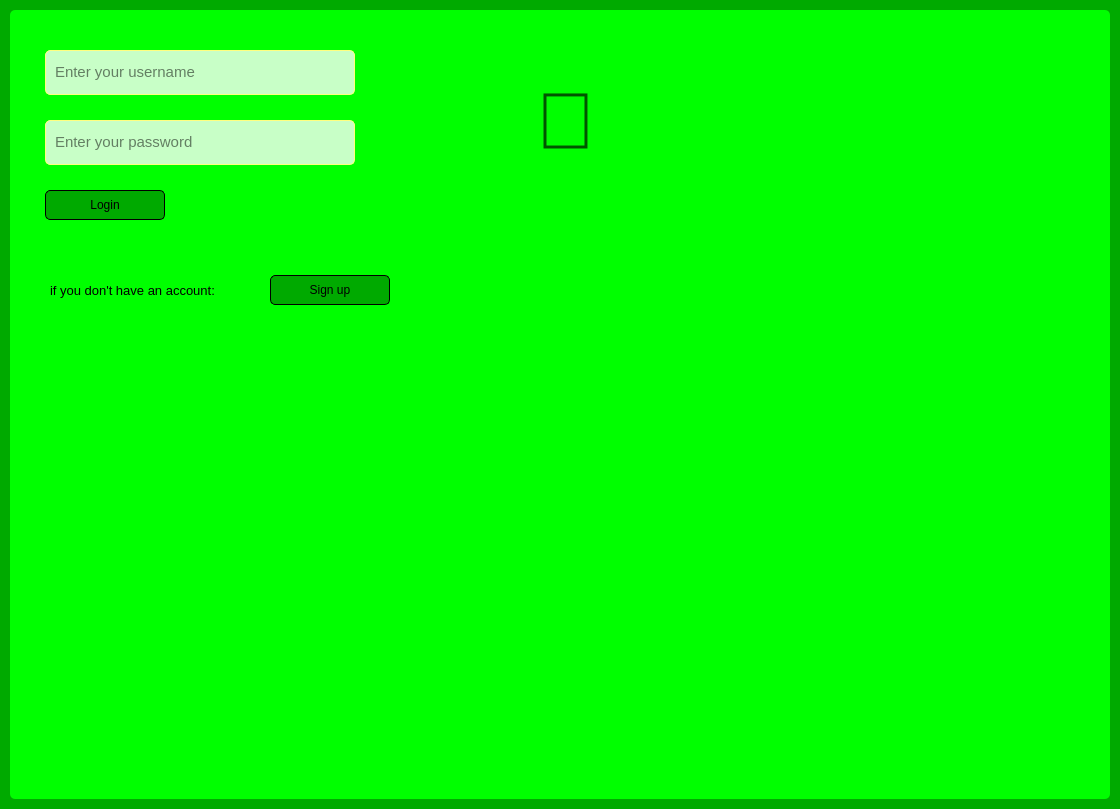
<?xml version="1.0" encoding="UTF-8"?>
<ui version="4.0">
 <class>Form</class>
 <widget class="QWidget" name="Form">
  <property name="geometry">
   <rect>
    <x>0</x>
    <y>0</y>
    <width>1120</width>
    <height>809</height>
   </rect>
  </property>
  <property name="font">
   <font>
    <pointsize>8</pointsize>
   </font>
  </property>
  <property name="windowTitle">
   <string>Form</string>
  </property>
  <property name="styleSheet">
   <string notr="true">background-color: rgb(0, 170, 0);</string>
  </property>
  <widget class="QWidget" name="widget" native="true">
   <property name="geometry">
    <rect>
     <x>10</x>
     <y>10</y>
     <width>1100</width>
     <height>789</height>
    </rect>
   </property>
   <property name="styleSheet">
    <string notr="true">background-color: rgb(0, 255, 0);
border-radius:5px;</string>
   </property>
   <widget class="QLineEdit" name="username_line">
    <property name="geometry">
     <rect>
      <x>35</x>
      <y>40</y>
      <width>310</width>
      <height>45</height>
     </rect>
    </property>
    <property name="font">
     <font>
      <pointsize>11</pointsize>
     </font>
    </property>
    <property name="styleSheet">
     <string notr="true">background-color: rgb(200, 255, 199);
color: rgb(0, 0, 0);
border: 1px solid rgb(255, 255, 127);
padding-left:7px;
padding-bottom:2px;</string>
    </property>
    <property name="placeholderText">
     <string notr="true">Enter your username</string>
    </property>
   </widget>
   <widget class="QLineEdit" name="password_line">
    <property name="geometry">
     <rect>
      <x>35</x>
      <y>110</y>
      <width>310</width>
      <height>45</height>
     </rect>
    </property>
    <property name="font">
     <font>
      <pointsize>11</pointsize>
     </font>
    </property>
    <property name="styleSheet">
     <string notr="true">background-color: rgb(200, 255, 199);
color: rgb(0, 0, 0);
border: 1px solid rgb(255, 255, 127);
padding-left:7px;
padding-bottom:2px;</string>
    </property>
    <property name="echoMode">
     <enum>QLineEdit::Password</enum>
    </property>
    <property name="placeholderText">
     <string notr="true">Enter your password</string>
    </property>
   </widget>
   <widget class="QPushButton" name="login_button">
    <property name="geometry">
     <rect>
      <x>35</x>
      <y>180</y>
      <width>120</width>
      <height>30</height>
     </rect>
    </property>
    <property name="font">
     <font>
      <pointsize>9</pointsize>
      <weight>50</weight>
      <italic>false</italic>
      <bold>false</bold>
      <underline>false</underline>
      <strikeout>false</strikeout>
     </font>
    </property>
    <property name="styleSheet">
     <string notr="true">QPushButton#login_button{
background-color: rgb(0, 170, 0);
border: 1px solid rgb(0, 0, 0);
}
QPushButton#login_button:pressed{
background-color: rgb(120, 170, 0);
}</string>
    </property>
    <property name="text">
     <string>Login</string>
    </property>
   </widget>
   <widget class="QLabel" name="logo">
    <property name="geometry">
     <rect>
      <x>500</x>
      <y>50</y>
      <width>111</width>
      <height>121</height>
     </rect>
    </property>
    <property name="font">
     <font>
      <pointsize>60</pointsize>
      <weight>75</weight>
      <bold>true</bold>
     </font>
    </property>
    <property name="styleSheet">
     <string notr="true">color:rgb(0, 85, 0)</string>
    </property>
    <property name="text">
     <string></string>
    </property>
    <property name="alignment">
     <set>Qt::AlignCenter</set>
    </property>
    <property name="margin">
     <number>0</number>
    </property>
   </widget>
   <widget class="QLabel" name="signup_question">
    <property name="geometry">
     <rect>
      <x>40</x>
      <y>270</y>
      <width>221</width>
      <height>20</height>
     </rect>
    </property>
    <property name="font">
     <font>
      <pointsize>10</pointsize>
     </font>
    </property>
    <property name="text">
     <string>if you don't have an account:</string>
    </property>
   </widget>
   <widget class="QPushButton" name="signup_button">
    <property name="geometry">
     <rect>
      <x>260</x>
      <y>265</y>
      <width>120</width>
      <height>30</height>
     </rect>
    </property>
    <property name="font">
     <font>
      <pointsize>9</pointsize>
     </font>
    </property>
    <property name="styleSheet">
     <string notr="true">QPushButton#signup_button{
background-color: rgb(0, 170, 0);
border: 1px solid rgb(0, 0, 0);
}
QPushButton#signup_button:pressed{
background-color: rgb(120, 170, 0);
}</string>
    </property>
    <property name="text">
     <string>Sign up</string>
    </property>
   </widget>
  </widget>
 </widget>
 <resources/>
 <connections/>
</ui>
